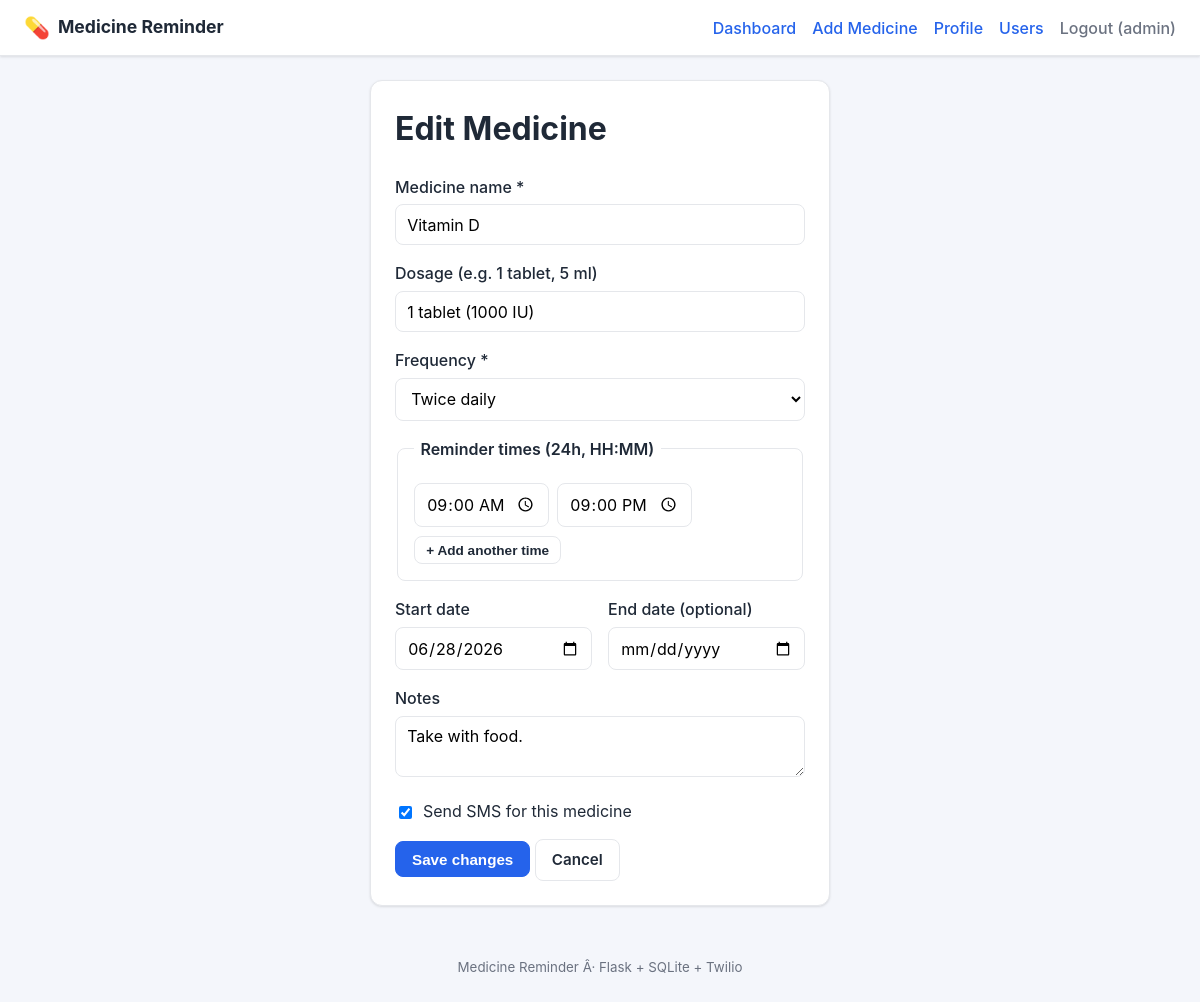
/medicine/1/edit (signed in), run on the app's committed database.
### tables this page shows
CREATE TABLE users (
            id            INTEGER PRIMARY KEY AUTOINCREMENT,
            username      TEXT UNIQUE NOT NULL,
            password_hash TEXT NOT NULL,
            full_name     TEXT,
            email         TEXT,
            phone         TEXT,
            sms_enabled   INTEGER NOT NULL DEFAULT 0,
            is_admin      INTEGER NOT NULL DEFAULT 0,
            created_at    TEXT NOT NULL
        );

CREATE TABLE medicines (
            id          INTEGER PRIMARY KEY AUTOINCREMENT,
            user_id     INTEGER NOT NULL,
            name        TEXT NOT NULL,
            dosage      TEXT,
            frequency   TEXT NOT NULL,        -- human label, e.g. "Twice daily"
            times       TEXT NOT NULL,        -- comma separated HH:MM list
            start_date  TEXT,
            end_date    TEXT,
            notes       TEXT,
            sms_enabled INTEGER NOT NULL DEFAULT 0,  -- per-medicine SMS toggle
            created_at  TEXT NOT NULL,
            FOREIGN KEY (user_id) REFERENCES users(id) ON DELETE CASCADE
        );

### app.py (the view, shortened to what this page needs)
@app.route("/medicine/<int:med_id>/edit", methods=["GET", "POST"])
@login_required
def edit_medicine(med_id):
    db = get_db()
    user = current_user()
    med = db.execute("SELECT * FROM medicines WHERE id = ?", (med_id,)).fetchone()
    if not med or (med["user_id"] != user["id"] and not user["is_admin"]):
        flash("Medicine not found.", "danger")
        return redirect(url_for("dashboard"))
    return render_template(
        "medicine_form.html", form=med, frequencies=FREQUENCY_PRESETS, action="edit", med_id=med_id
    )

### app.py (called while the page is built)
def get_db():
    if "db" not in g:
        g.db = sqlite3.connect(DB_PATH)
        g.db.row_factory = sqlite3.Row
        g.db.execute("PRAGMA foreign_keys = ON")
    return g.db

def current_user():
    uid = session.get("user_id")
    if not uid:
        return None
    db = get_db()
    return db.execute("SELECT * FROM users WHERE id = ?", (uid,)).fetchone()

def login_required(view):
    from functools import wraps
    @wraps(view)
    def wrapped(*args, **kwargs):
        if not session.get("user_id"):
            flash("Please log in first.", "warning")
            return redirect(url_for("login"))
        return view(*args, **kwargs)
    return wrapped

@app.context_processor
def inject_user():
    return {"current_user": current_user()}

### templates/medicine_form.html (shortened to what this page needs)
{% extends "base.html" %}
{% block content %}
<div class="card narrow">
  <h1>{{ 'Edit Medicine' if action == 'edit' else 'Add Medicine' }}</h1>
  <form method="post"
        action="{{ url_for('edit_medicine', med_id=med_id) if action == 'edit' else url_for('add_medicine') }}">
    <label>Medicine name *
      <input type="text" name="name" value="{{ form.name or '' }}" required />
    </label>
    <label>Dosage (e.g. 1 tablet, 5 ml)
      <input type="text" name="dosage" value="{{ form.dosage or '' }}" />
    </label>
    <label>Frequency *
      <select name="frequency" id="frequency" required>
        {% for label, count in frequencies.items() %}
          <option value="{{ label }}" {{ 'selected' if form.frequency == label else '' }}>{{ label }}</option>
        {% endfor %}
      </select>
    </label>
    <fieldset class="times-box">
      <legend>Reminder times (24h, HH:MM)</legend>
      <div id="times-list">
        {% set existing = (form.times.split(',') if form.times else ['09:00']) %}
        {% for t in existing %}
          <input type="time" name="times" value="{{ t }}" />
        {% endfor %}
      </div>
      <button type="button" class="btn small" id="add-time">+ Add another time</button>
    </fieldset>
    <div class="two-col">
      <label>Start date
        <input type="date" name="start_date" value="{{ form.start_date or '' }}" />
      </label>
      <label>End date (optional)
        <input type="date" name="end_date" value="{{ form.end_date or '' }}" />
      </label>
    </div>
    <label>Notes
      <textarea name="notes" rows="2">{{ form.notes or '' }}</textarea>
    </label>
    <label class="check">
      <input type="checkbox" name="sms_enabled" {{ 'checked' if form.sms_enabled else '' }} />
      Send SMS for this medicine
    </label>
    <button type="submit" class="btn primary">{{ 'Save changes' if action == 'edit' else 'Add medicine' }}</button>
    <a href="{{ url_for('dashboard') }}" class="btn ghost">Cancel</a>
  </form>
</div>
{% endblock %}

### templates/base.html (shortened to what this page needs)
<!DOCTYPE html>
<html lang="en">
<head>
  <link rel="stylesheet" href="{{ url_for('static', filename='style.css') }}" />
</head>
<body>
  <header class="topbar">
    <div class="brand">
      <span class="pill">💊</span>
      <a href="{{ url_for('dashboard') }}">Medicine Reminder</a>
    </div>
    <nav>
      {% if current_user %}
        <a href="{{ url_for('dashboard') }}">Dashboard</a>
        <a href="{{ url_for('add_medicine') }}">Add Medicine</a>
        <a href="{{ url_for('profile') }}">Profile</a>
        {% if current_user['is_admin'] %}
          <a href="{{ url_for('users_list') }}">Users</a>
        {% endif %}
        <a class="muted" href="{{ url_for('logout') }}">Logout ({{ current_user['username'] }})</a>
      {% else %}
        <a href="{{ url_for('login') }}">Login</a>
        <a href="{{ url_for('register') }}">Register</a>
      {% endif %}
    </nav>
  </header>
  <main class="container">
    {% block content %}{% endblock %}
  </main>
  <footer class="footer">
    <small>Medicine Reminder Â· Flask + SQLite + Twilio</small>
  </footer>
</body>
</html>

### static/style.css (style rules this page uses)
:root { --bg: #f4f6fb; --card: #ffffff; --ink: #1f2937; --muted: #6b7280; --primary: #2563eb; --primary-dark: #1d4ed8; --danger: #dc2626; --ok: #16a34a; --border: #e5e7eb; --shadow: 0 1px 3px rgba(0,0,0,.08), 0 1px 2px rgba(0,0,0,.04); }
* { box-sizing: border-box; }
body { margin: 0; font-family: -apple-system, BlinkMacSystemFont, "Segoe UI", Roboto, Helvetica, Arial, sans-serif; background: var(--bg); color: var(--ink); line-height: 1.5; }
.topbar { display: flex; align-items: center; justify-content: space-between; background: var(--card); padding: .75rem 1.5rem; border-bottom: 1px solid var(--border); box-shadow: var(--shadow); flex-wrap: wrap; gap: .5rem; }
.brand { display: flex; align-items: center; gap: .5rem; font-weight: 700; font-size: 1.1rem; }
.brand a { color: var(--ink); text-decoration: none; }
.brand .pill { font-size: 1.3rem; }
.topbar nav { display: flex; gap: 1rem; flex-wrap: wrap; }
.topbar nav a { color: var(--primary); text-decoration: none; font-weight: 500; }
.topbar nav a.muted { color: var(--muted); }
.container { max-width: 960px; margin: 1.5rem auto; padding: 0 1rem; }
.card { background: var(--card); border: 1px solid var(--border); border-radius: 12px; padding: 1.5rem; box-shadow: var(--shadow); margin-bottom: 1rem; }
.card.narrow { max-width: 460px; margin: 1.5rem auto; }
.card h1 { margin-top: 0; }
label { display: block; margin-bottom: 1rem; font-weight: 500; }
label.check { display: flex; align-items: center; gap: .5rem; font-weight: 400; }
label.check input { width: auto; }
input, select, textarea { width: 100%; margin-top: .35rem; padding: .6rem .7rem; border: 1px solid var(--border); border-radius: 8px; font-size: 1rem; font-family: inherit; background: #fff; }
input[type=time] { width: auto; }
.two-col { display: flex; gap: 1rem; }
.two-col label { flex: 1; }
.times-box { border: 1px solid var(--border); border-radius: 8px; padding: 1rem; margin-bottom: 1rem; }
.times-box legend { font-weight: 600; padding: 0 .4rem; }
#times-list { display: flex; flex-wrap: wrap; gap: .5rem; margin-bottom: .6rem; }
.btn { display: inline-block; padding: .55rem 1rem; border: 1px solid var(--border); border-radius: 8px; background: #fff; color: var(--ink); font-size: .95rem; font-weight: 600; text-decoration: none; cursor: pointer; }
.btn.primary { background: var(--primary); border-color: var(--primary); color: #fff; }
.btn.ghost { background: transparent; }
.btn.small { padding: .35rem .7rem; font-size: .85rem; }
.footer { text-align: center; color: var(--muted); padding: 1.5rem; }

### data on the page
users: username "admin"
medicines: name "Vitamin D", dosage "1 tablet (1000 IU)", start_date "06/28/2026", notes "Take with food."

### other printed values
{{ 'Edit Medicine' if action == 'edit' else 'Add Medicine' }} "Edit Medicine"
{{ 'Save changes' if action == 'edit' else 'Add medicine' }} "Save changes"
form field frequency "Twice daily"
